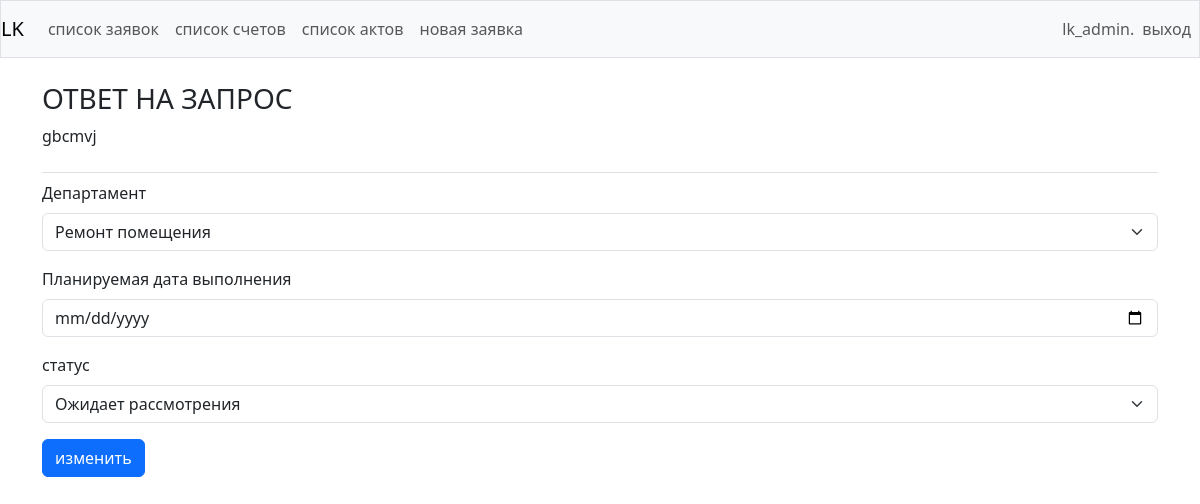
Page /edit_order/9/ (signed in) on the committed database.
### lk/models.py (models this page shows, shortened)
class Order (models.Model):
    """"дата создания"""
    date_added = models.DateTimeField(auto_now_add=True)
    """"текст заявки"""
    text_order = models.TextField()
    """"отдел"""
    CLEANING = 1
    INTERNET = 2
    SANTECHNIC = 3
    ELECTRIC = 4
    REMONT = 5
    DOCUMENTS = 6
    DEPARTAMENT = (
        (CLEANING, 'Уборка'),
        (INTERNET, 'Связь, Интернет'),
        (SANTECHNIC, 'Отопление, Вода, Туалет'),
        (ELECTRIC, 'Электрика'),
        (REMONT, 'Ремонт помещения'),
        (DOCUMENTS, 'Документы, Договора, Счета'),
    )
    department = models.PositiveSmallIntegerField(
        choices=DEPARTAMENT,
        default=DOCUMENTS,
    )
    """"дата выполнения планируемая"""
    date_plane = models.DateTimeField(blank=True, null=True, default=None)
    """"статус (-не принято;-принято;-в работе;-выполнено)"""
    AWAIT = 'не принято'
    RECEIVED = 'принято'
    PROCEDED = 'в работе'
    CANCELED = 'выполнено'
    STATUS = [
        (AWAIT, 'Ожидает рассмотрения'),
        (RECEIVED, 'Рассматривается'),
        (PROCEDED, 'Принято к исполнению'),
        (CANCELED, 'Выполенно'),
    ]
    status = models.CharField(
        max_length=32,
        choices=STATUS,
        default=AWAIT,
    )
    """"дата выполнено"""
    date_relise = models.DateTimeField(blank=True, null=True, default=None)
    """"кто создал?"""
    owner = models.ForeignKey(User, on_delete=models.CASCADE)

### lk/views.py (the view, shortened to what this page needs)
# urls.py: path('edit_order/<int:order_id>/', views.edit_order, name='edit_order'),
@login_required
def edit_order(request, order_id):
    service_name = [
        'remont', 'electric', 'santechnic', 'documents', 'cleaning', 'internet', 'lk_admin'
    ]
    if request.user.username in service_name:
        order = Order.objects.get(id=order_id)
        if request.method != 'POST':
            form = EditOrderForm(instance=order)
        context = {'order': order, 'form': form}
    else:
        raise Http404
    return render(request, 'lk/edit_order.html', context)

### lk/forms.py
class EditOrderForm(forms.ModelForm):
    class Meta:
        model = Order
        fields = ['department', 'date_plane', 'status', ]
        widgets = {
            'date_plane': forms.DateInput(
                format=('%Y-%m-%d'),
                attrs={'class': 'form-control',
                       'placeholder': 'Select a date',
                       'type': 'date'
                       }),
        }
        labels = {
            'department': 'Департамент',
            'date_plane': 'Планируемая дата выполнения',
            'status': 'статус',
        }

### lk/templates/lk/edit_order.html (shortened to what this page needs)
{% extends "lk/base.html" %}
{% load bootstrap5 %}
{% block page_header %}
<h3>ОТВЕТ НА ЗАПРОС</h3>
<p>
    {{order.text_order}}
</p>
{% endblock page_header %}
{% block content %}
    <form class="form" action="{% url 'lk:edit_order' order.id %}" method="post">
    {% bootstrap_form form %}
    {% buttons %}
    <button class="btn btn-primary" name="submit">изменить</button>
    {% endbuttons %}
</form>
{% endblock content %}

### lk/templates/lk/base.html (shortened to what this page needs)
{% load bootstrap5 %}
<!DOCTYPE html>
<html lang="ru">
    <head>
        {% bootstrap_css %}
    </head>
    <body onload="script();">
        <nav class="navbar navbar-expand-lg navbar-light bg-light mb-4 border">
            <a class="navbar-brand" href="{% url 'lk:index' %}">LK</a>
            <div class="collapse navbar-collapse" id="navbarCollapse">
                <ul class="navbar-nav me-auto align-items-center">
                    {% if user.is_authenticated %}
                    <li class="nav-item">
                    <a class="nav-link" href="{% url 'lk:orders' %}">
                        список заявок</a>
                    </li>
                    {% if user.username in 'remont, electric, santechnic, cleaning, internet, documents' %}
                        {% if user.username in 'documents' %}
                            <li class="nav-item">
                            <a class="nav-link" href="{% url 'lk:users' %}">
                                арендаторы</a>
                            </li>
                        {% endif %}
                    {% else %}
                    <li class="nav-item">
                    <a class="nav-link" href="{% url 'lk:invoices' %}">
                        список счетов</a>
                    </li>
                    <li class="nav-item">
                    <a class="nav-link" href="{% url 'lk:acts' %}">
                        список актов</a>
                    </li>
                    <li class="nav-item">
                    <a class="nav-link" href="{% url 'lk:new_order' %}">новая заявка</a>
                    </li>
                    {% endif %}
                    {% endif %}
                </ul>
                <ul class="navbar-nav ms-auto align-items-center">
                    {% if user.is_authenticated %}
                        <li class="nav-item">
                            <span class="navbar-text"> {{ user.username }}. </span>
                        </li>
                        <li class="nav-item">
                            <a class="nav-link" href="{% url 'users:logout' %}">выход</a>
                        </li>
                    {% else %}
                        <li class="nav-item">
                            <a class="nav-link" href="{% url 'users:login' %}">вход</a>
                        </li>
                    {% endif %}
                </ul>
            </div>
        </nav>
        <main role="main" class="container">
            <div class="pb-2 mb-2 border-bottom">
                {% block page_header %}{% endblock page_header %}
            </div>
            <div>
                {% block content %}{% endblock content %}
            </div>
        </main>
    </body>
</html>

### rows in the picture
Order: text_order "gbcmvj", department "Ремонт помещения", status "Ожидает рассмотрения"

### other values in the picture
{{ user.username }} "lk_admin"
